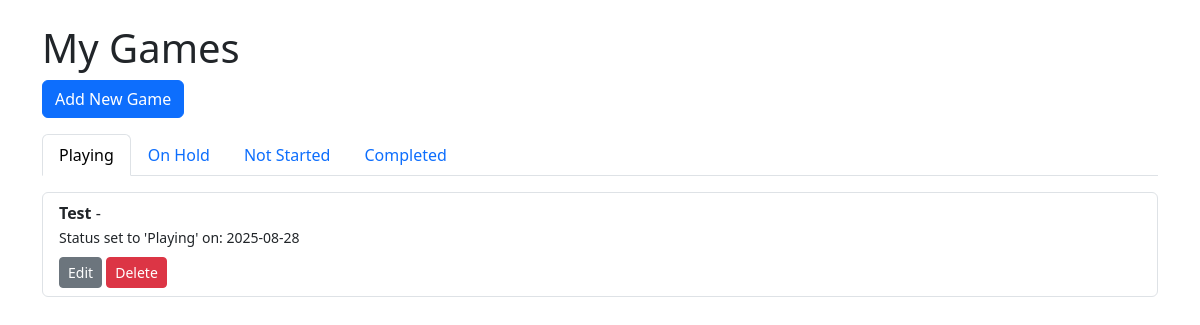
Before: / with the older database file.
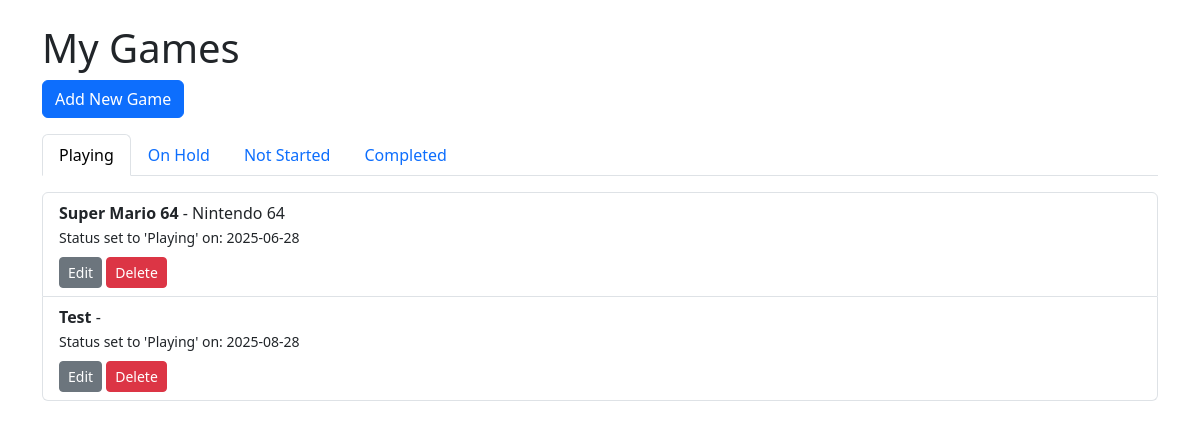
After: the same page with the newer database file.
### tables this page shows
CREATE TABLE games (
            id INTEGER PRIMARY KEY AUTOINCREMENT,
            title TEXT NOT NULL,
            platform TEXT,
            status TEXT,
            rating INTEGER,
            cover_url TEXT,
            notes TEXT,
            start_date TEXT,
            finish_date TEXT
        , status_change_date TEXT, start_play_date TEXT);

### app.py (the view)
@app.route("/")
def home():
    update_playing_to_on_hold()
    conn = get_connection()
    all_games = conn.execute("SELECT * FROM games").fetchall()
    conn.close()
    grouped_games = {
        "Playing": [],
        "On Hold": [],
        "Not Started": [],
        "Completed": [],
    }
    for game in all_games:
        status = game["status"]
        if status in grouped_games:
            grouped_games[status].append(game)
    return render_template("home.html", grouped_games=grouped_games)

### app.py (called while the page is built, shortened)
def update_playing_to_on_hold():
    conn = get_connection()
    now = datetime.now()
    three_weeks_ago = now - timedelta(days=21)
    games_to_hold = conn.execute("""
        SELECT id, start_play_date FROM games
        WHERE status = 'Playing' AND start_play_date IS NOT NULL
    """).fetchall()
    for game in games_to_hold:
        start_play_date_str = game["start_play_date"]
        if start_play_date_str:
            try:
                start_play_date = datetime.strptime(start_play_date_str, "%Y-%m-%d")
            except Exception as e:
                print(f"Error parsing date for game id {game['id']}: {e}")
    conn.commit()
    conn.close()

### database.py (called while the page is built)
def get_connection():
    conn = sqlite3.connect(DB_NAME)
    conn.row_factory = sqlite3.Row  # So we can access columns by name
    return conn

### templates/home.html (shortened to what this page needs)
<!DOCTYPE html>
<html lang="en">
<head>
  <link
    href="https://cdn.jsdelivr.net/npm/bootstrap@5.3.2/dist/css/bootstrap.min.css"
    rel="stylesheet"
  />
</head>
<body class="container mt-4">
  <h1>My Games</h1>
  <a class="btn btn-primary mb-3" href="{{ url_for('add_game') }}">Add New Game</a>
  {% if grouped_games %}
    <ul class="nav nav-tabs" id="statusTabs" role="tablist">
      {% for status in grouped_games.keys() %}
        <li class="nav-item" role="presentation">
          <button
            class="nav-link {% if loop.first %}active{% endif %}"
            id="{{ status|lower|replace(' ', '_') }}-tab"
            data-bs-toggle="tab"
            data-bs-target="#{{ status|lower|replace(' ', '_') }}"
            type="button"
            role="tab"
            aria-controls="{{ status|lower|replace(' ', '_') }}"
            aria-selected="{% if loop.first %}true{% else %}false{% endif %}"
          >
            {{ status }}
          </button>
        </li>
      {% endfor %}
    </ul>
    <div class="tab-content mt-3" id="statusTabsContent">
      {% for status, games in grouped_games.items() %}
        <div
          class="tab-pane fade {% if loop.first %}show active{% endif %}"
          id="{{ status|lower|replace(' ', '_') }}"
          role="tabpanel"
          aria-labelledby="{{ status|lower|replace(' ', '_') }}-tab"
        >
          {% if games %}
            <ul class="list-group">
              {% for game in games %}
                <li class="list-group-item">
                  <strong>{{ game['title'] }}</strong> - {{ game['platform'] }}
                  {% if game['start_play_date'] %}
                    <br />
                    <small>Status set to 'Playing' on: {{ game['start_play_date'] }}</small>
                  {% endif %}
                  <div class="mt-2">
                    <a class="btn btn-sm btn-secondary" href="{{ url_for('edit_game', game_id=game['id']) }}">Edit</a>
                    <form
                      action="{{ url_for('delete_game', game_id=game['id']) }}"
                      method="post"
                      style="display:inline;"
                    >
                      <button
                        type="submit"
                        class="btn btn-sm btn-danger"
                        onclick="return confirm('Are you sure you want to delete this game?');"
                      >
                        Delete
                      </button>
                    </form>
                  </div>
                </li>
              {% endfor %}
            </ul>
          {% else %}
            <p>No games in this category.</p>
          {% endif %}
        </div>
      {% endfor %}
    </div>
  {% else %}
    <p>No games yet!</p>
  {% endif %}
</body>
</html>

Changed rows visible on the page:
now on this page (row edited): games: title "Super Mario 64", platform "Nintendo 64", start_play_date "2025-06-28"
